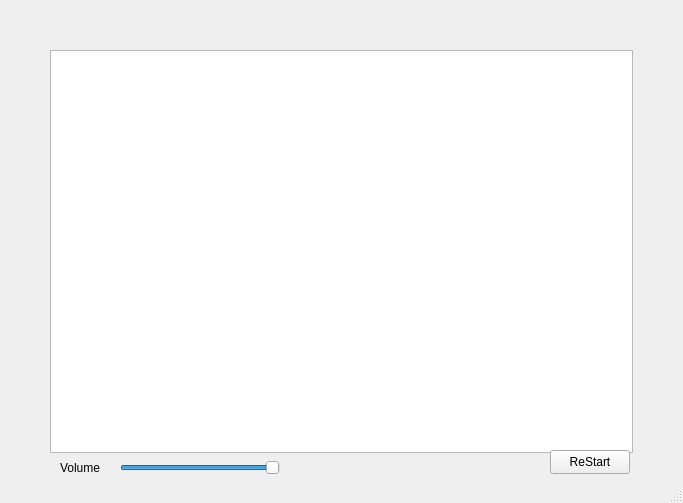
<?xml version="1.0" encoding="UTF-8"?>
<ui version="4.0">
 <class>MainWindow</class>
 <widget class="QMainWindow" name="MainWindow">
  <property name="geometry">
   <rect>
    <x>0</x>
    <y>0</y>
    <width>683</width>
    <height>503</height>
   </rect>
  </property>
  <property name="windowTitle">
   <string>MainWindow</string>
  </property>
  <widget class="QWidget" name="centralwidget">
   <widget class="QGraphicsView" name="graphicsView">
    <property name="geometry">
     <rect>
      <x>50</x>
      <y>50</y>
      <width>583</width>
      <height>403</height>
     </rect>
    </property>
   </widget>
   <widget class="QSlider" name="VolumeSlider">
    <property name="geometry">
     <rect>
      <x>120</x>
      <y>460</y>
      <width>160</width>
      <height>16</height>
     </rect>
    </property>
    <property name="value">
     <number>99</number>
    </property>
    <property name="orientation">
     <enum>Qt::Horizontal</enum>
    </property>
   </widget>
   <widget class="QPushButton" name="pushButton">
    <property name="geometry">
     <rect>
      <x>550</x>
      <y>450</y>
      <width>80</width>
      <height>24</height>
     </rect>
    </property>
    <property name="text">
     <string>ReStart</string>
    </property>
   </widget>
   <widget class="QLabel" name="label">
    <property name="geometry">
     <rect>
      <x>60</x>
      <y>460</y>
      <width>49</width>
      <height>16</height>
     </rect>
    </property>
    <property name="text">
     <string>Volume</string>
    </property>
   </widget>
  </widget>
  <widget class="QStatusBar" name="statusbar"/>
 </widget>
 <resources/>
 <connections/>
</ui>
